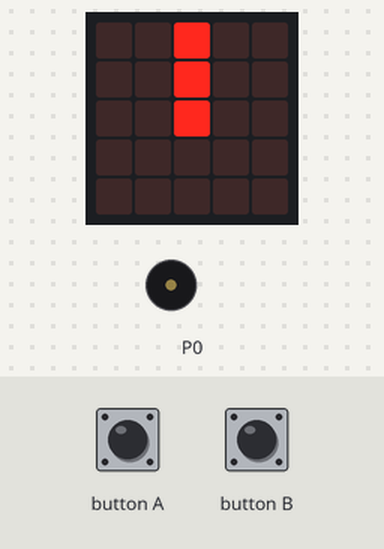
Recording of a program running on a simulated BBC micro:bit running MicroPython. Parts: the board's 5×5 LED display, buzzer (waves = sounding). The test bench sets the inputs (shaded band).

Above: at 1.2 s.
1.3 s: button A pressed for 0.15 s
At 2.0 s:
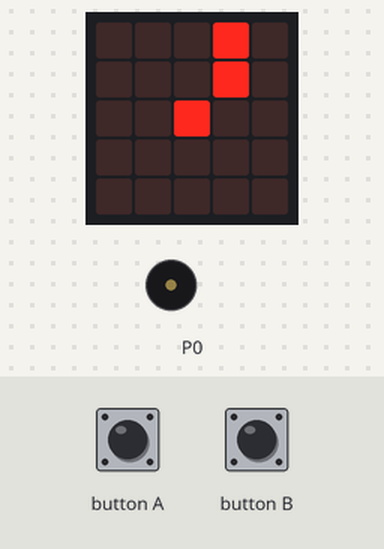
2.9 s: button B pressed for 0.15 s
At 4.1 s:
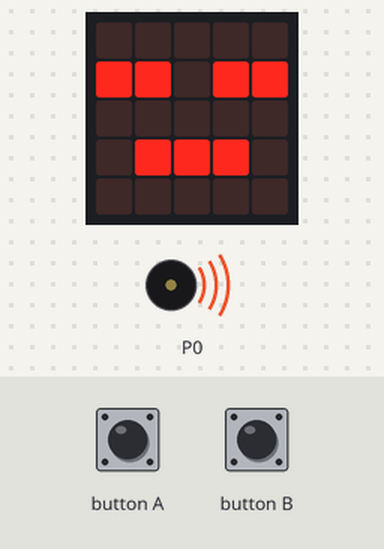
Timing chart, 0 to 7.8 s (numbered marks = the images above; inputs shaded):
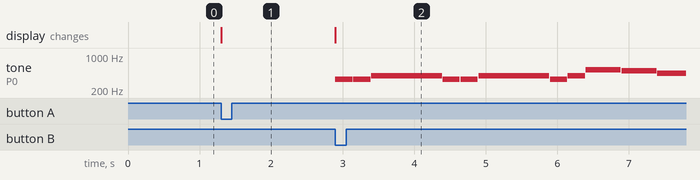

The program:

Sleep_Timer.py
```python
from microbit import *
import music

LULLABY = [
  'E4:2', 'E', 'G:8',
  'E:2', 'E', 'G:8',
  'E:2', 'G', 'C5:4', 'B4', 'A', 'A', 'G',
  'D:2', 'E', 'F:4', 'D', 'D:2', 'E', 'F:8',
  'D:2', 'F', 'B', 'A', 'G:4', 'B', 'C5:8'
]

clocks = list(Image.ALL_CLOCKS)
index = 0
display.show(clocks[index])

while True:
    if button_a.was_pressed():
        index = (index + 1) % len(clocks)
        display.show(clocks[index])

    if button_b.was_pressed():
        if index == 0:
            continue
        display.show(Image.ASLEEP)
        music.play(LULLABY,wait=False,loop =True)
        sleep(5000 * index)
        index = 0
        display.show(clocks[0])  
```

Measured:
- after the input at 1.3 s, the display: changes at once (image 1)
- after the input at 2.9 s, tone on P0: plays 330 Hz for 0.24 s, 330 Hz for 0.24 s, 392 Hz for 0.99 s, 330 Hz for 0.24 s, 330 Hz for 0.24 s, 392 Hz for 0.99 s … (11 notes in this stretch), starting at once; the display: changes at once (image 2)
